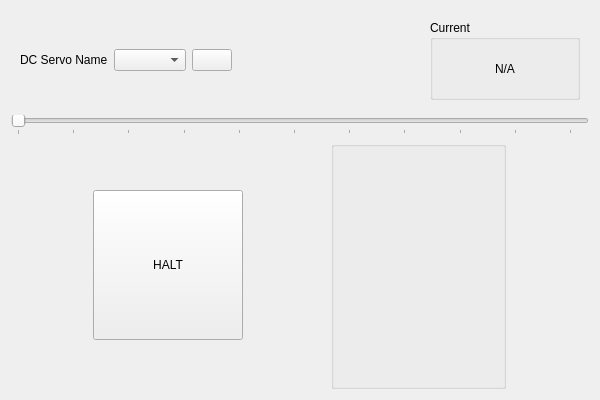
<?xml version="1.0" encoding="UTF-8"?>
<ui version="4.0">
 <class>Form</class>
 <widget class="QWidget" name="Form">
  <property name="geometry">
   <rect>
    <x>0</x>
    <y>0</y>
    <width>600</width>
    <height>400</height>
   </rect>
  </property>
  <property name="sizePolicy">
   <sizepolicy hsizetype="Preferred" vsizetype="Maximum">
    <horstretch>0</horstretch>
    <verstretch>0</verstretch>
   </sizepolicy>
  </property>
  <property name="minimumSize">
   <size>
    <width>0</width>
    <height>250</height>
   </size>
  </property>
  <property name="maximumSize">
   <size>
    <width>600</width>
    <height>400</height>
   </size>
  </property>
  <property name="windowTitle">
   <string>Form</string>
  </property>
  <layout class="QVBoxLayout" name="verticalLayout_3">
   <item>
    <widget class="QFrame" name="frame">
     <property name="sizePolicy">
      <sizepolicy hsizetype="Preferred" vsizetype="Maximum">
       <horstretch>0</horstretch>
       <verstretch>0</verstretch>
      </sizepolicy>
     </property>
     <layout class="QHBoxLayout" name="horizontalLayout_4">
      <property name="sizeConstraint">
       <enum>QLayout::SetMaximumSize</enum>
      </property>
      <item>
       <widget class="QLabel" name="label_5">
        <property name="sizePolicy">
         <sizepolicy hsizetype="Preferred" vsizetype="Maximum">
          <horstretch>0</horstretch>
          <verstretch>0</verstretch>
         </sizepolicy>
        </property>
        <property name="text">
         <string>DC Servo Name</string>
        </property>
       </widget>
      </item>
      <item>
       <widget class="QComboBox" name="nameBox"/>
      </item>
      <item>
       <widget class="QPushButton" name="reloadBtn">
        <property name="text">
         <string/>
        </property>
        <property name="icon">
         <iconset theme="reload">
          <normaloff>../catkin_ws/src/nuice_gui/nuice_dc_motor_rqt/resource</normaloff>../catkin_ws/src/nuice_gui/nuice_dc_motor_rqt/resource</iconset>
        </property>
        <property name="iconSize">
         <size>
          <width>12</width>
          <height>12</height>
         </size>
        </property>
       </widget>
      </item>
      <item>
       <spacer name="horizontalSpacer_3">
        <property name="orientation">
         <enum>Qt::Horizontal</enum>
        </property>
        <property name="sizeType">
         <enum>QSizePolicy::Expanding</enum>
        </property>
        <property name="sizeHint" stdset="0">
         <size>
          <width>3</width>
          <height>0</height>
         </size>
        </property>
       </spacer>
      </item>
      <item>
       <widget class="QGroupBox" name="currentBox">
        <property name="sizePolicy">
         <sizepolicy hsizetype="Preferred" vsizetype="Maximum">
          <horstretch>0</horstretch>
          <verstretch>0</verstretch>
         </sizepolicy>
        </property>
        <property name="minimumSize">
         <size>
          <width>150</width>
          <height>80</height>
         </size>
        </property>
        <property name="title">
         <string>Current</string>
        </property>
        <layout class="QVBoxLayout" name="verticalLayout">
         <item>
          <widget class="QLabel" name="currentLbl">
           <property name="text">
            <string>N/A</string>
           </property>
           <property name="alignment">
            <set>Qt::AlignCenter</set>
           </property>
          </widget>
         </item>
        </layout>
       </widget>
      </item>
     </layout>
    </widget>
   </item>
   <item>
    <widget class="QSlider" name="posSlider">
     <property name="sizePolicy">
      <sizepolicy hsizetype="Expanding" vsizetype="Fixed">
       <horstretch>0</horstretch>
       <verstretch>0</verstretch>
      </sizepolicy>
     </property>
     <property name="minimumSize">
      <size>
       <width>0</width>
       <height>0</height>
      </size>
     </property>
     <property name="maximum">
      <number>255</number>
     </property>
     <property name="singleStep">
      <number>10</number>
     </property>
     <property name="orientation">
      <enum>Qt::Horizontal</enum>
     </property>
     <property name="tickPosition">
      <enum>QSlider::TicksBelow</enum>
     </property>
     <property name="tickInterval">
      <number>25</number>
     </property>
    </widget>
   </item>
   <item>
    <layout class="QHBoxLayout" name="horizontalLayout">
     <item>
      <widget class="QPushButton" name="haltBtn">
       <property name="sizePolicy">
        <sizepolicy hsizetype="Preferred" vsizetype="Preferred">
         <horstretch>0</horstretch>
         <verstretch>0</verstretch>
        </sizepolicy>
       </property>
       <property name="maximumSize">
        <size>
         <width>150</width>
         <height>150</height>
        </size>
       </property>
       <property name="text">
        <string>HALT</string>
       </property>
      </widget>
     </item>
     <item>
      <widget class="QGroupBox" name="dialBox">
       <property name="maximumSize">
        <size>
         <width>175</width>
         <height>16777215</height>
        </size>
       </property>
       <property name="title">
        <string/>
       </property>
       <layout class="QVBoxLayout" name="verticalLayout_2"/>
      </widget>
     </item>
    </layout>
   </item>
  </layout>
 </widget>
 <resources/>
 <connections/>
</ui>
